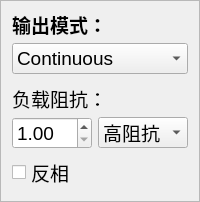
      <widget class="QFrame" name="frame_ch2_mode">
       <property name="frameShape">
        <enum>QFrame::StyledPanel</enum>
       </property>
       <property name="frameShadow">
        <enum>QFrame::Raised</enum>
       </property>
       <layout class="QGridLayout" name="gridLayout_17">
        <item row="4" column="0">
         <widget class="QDoubleSpinBox" name="doubleSpinBox_ch2_mode_inpedance_para">
          <property name="minimumSize">
           <size>
            <width>70</width>
            <height>0</height>
           </size>
          </property>
          <property name="maximumSize">
           <size>
            <width>16777215</width>
            <height>16777215</height>
           </size>
          </property>
          <property name="font">
           <font>
            <pointsize>14</pointsize>
           </font>
          </property>
          <property name="minimum">
           <double>1.000000000000000</double>
          </property>
          <property name="value">
           <double>1.000000000000000</double>
          </property>
         </widget>
        </item>
        <item row="3" column="0" colspan="2">
         <widget class="QLabel" name="label_8">
          <property name="maximumSize">
           <size>
            <width>16777215</width>
            <height>25</height>
           </size>
          </property>
          <property name="font">
           <font>
            <pointsize>14</pointsize>
           </font>
          </property>
          <property name="text">
           <string>负载阻抗：</string>
          </property>
         </widget>
        </item>
        <item row="2" column="0" colspan="2">
         <widget class="QFrame" name="frame_ch2_mode_burst">
          <property name="frameShape">
           <enum>QFrame::StyledPanel</enum>
          </property>
          <property name="frameShadow">
           <enum>QFrame::Raised</enum>
          </property>
         </widget>
        </item>
        <item row="1" column="0" colspan="2">
         <widget class="QComboBox" name="comboBox_ch2_mode_mode">
          <property name="minimumSize">
           <size>
            <width>90</width>
            <height>0</height>
           </size>
          </property>
          <property name="font">
           <font>
            <pointsize>14</pointsize>
           </font>
          </property>
          <item>
           <property name="text">
            <string>Continuous</string>
           </property>
          </item>
          <item>
           <property name="text">
            <string>Burst</string>
           </property>
          </item>
         </widget>
        </item>
        <item row="0" column="0" colspan="2">
         <widget class="QLabel" name="label_9">
          <property name="maximumSize">
           <size>
            <width>16777215</width>
            <height>25</height>
           </size>
          </property>
          <property name="font">
           <font>
            <pointsize>14</pointsize>
            <weight>75</weight>
            <bold>true</bold>
           </font>
          </property>
          <property name="text">
           <string>输出模式：</string>
          </property>
         </widget>
        </item>
        <item row="4" column="1">
         <widget class="QComboBox" name="comboBox_ch2_mode_inpedance_unit">
          <property name="minimumSize">
           <size>
            <width>90</width>
            <height>0</height>
           </size>
          </property>
          <property name="maximumSize">
           <size>
            <width>16777215</width>
            <height>16777215</height>
           </size>
          </property>
          <property name="font">
           <font>
            <pointsize>14</pointsize>
           </font>
          </property>
          <item>
           <property name="text">
            <string>高阻抗</string>
           </property>
          </item>
          <item>
           <property name="text">
            <string>Ω</string>
           </property>
          </item>
          <item>
           <property name="text">
            <string>kΩ</string>
           </property>
          </item>
         </widget>
        </item>
        <item row="5" column="0">
         <widget class="QCheckBox" name="checkBox_ch2_reverse">
          <property name="font">
           <font>
            <pointsize>14</pointsize>
           </font>
          </property>
          <property name="text">
           <string>反相</string>
          </property>
         </widget>
        </item>
       </layout>
      </widget>
